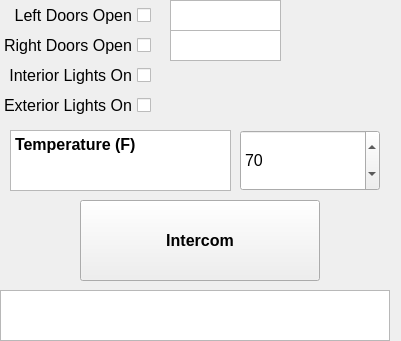
  <widget class="QWidget" name="trainStatus" native="true">
   <property name="geometry">
    <rect>
     <x>470</x>
     <y>30</y>
     <width>401</width>
     <height>341</height>
    </rect>
   </property>
   <widget class="QCheckBox" name="rightDoors">
    <property name="geometry">
     <rect>
      <x>0</x>
      <y>30</y>
      <width>151</width>
      <height>31</height>
     </rect>
    </property>
    <property name="font">
     <font>
      <pointsize>12</pointsize>
     </font>
    </property>
    <property name="layoutDirection">
     <enum>Qt::RightToLeft</enum>
    </property>
    <property name="text">
     <string>Right Doors Open</string>
    </property>
   </widget>
   <widget class="QCheckBox" name="leftDoors">
    <property name="geometry">
     <rect>
      <x>0</x>
      <y>0</y>
      <width>151</width>
      <height>31</height>
     </rect>
    </property>
    <property name="font">
     <font>
      <pointsize>12</pointsize>
     </font>
    </property>
    <property name="layoutDirection">
     <enum>Qt::RightToLeft</enum>
    </property>
    <property name="text">
     <string>Left Doors Open</string>
    </property>
   </widget>
   <widget class="QCheckBox" name="interiorLights">
    <property name="geometry">
     <rect>
      <x>0</x>
      <y>60</y>
      <width>151</width>
      <height>31</height>
     </rect>
    </property>
    <property name="font">
     <font>
      <pointsize>12</pointsize>
     </font>
    </property>
    <property name="layoutDirection">
     <enum>Qt::RightToLeft</enum>
    </property>
    <property name="text">
     <string>Interior Lights On</string>
    </property>
   </widget>
   <widget class="QCheckBox" name="exteriorLights">
    <property name="geometry">
     <rect>
      <x>0</x>
      <y>90</y>
      <width>151</width>
      <height>31</height>
     </rect>
    </property>
    <property name="font">
     <font>
      <pointsize>12</pointsize>
     </font>
    </property>
    <property name="layoutDirection">
     <enum>Qt::RightToLeft</enum>
    </property>
    <property name="text">
     <string>Exterior Lights On</string>
    </property>
    <property name="iconSize">
     <size>
      <width>16</width>
      <height>16</height>
     </size>
    </property>
   </widget>
   <widget class="QSpinBox" name="temperature">
    <property name="geometry">
     <rect>
      <x>240</x>
      <y>130</y>
      <width>140</width>
      <height>61</height>
     </rect>
    </property>
    <property name="font">
     <font>
      <pointsize>12</pointsize>
      <underline>false</underline>
     </font>
    </property>
    <property name="specialValueText">
     <string/>
    </property>
    <property name="minimum">
     <number>60</number>
    </property>
    <property name="maximum">
     <number>80</number>
    </property>
    <property name="value">
     <number>70</number>
    </property>
   </widget>
   <widget class="QTextBrowser" name="textBrowser_4">
    <property name="geometry">
     <rect>
      <x>10</x>
      <y>130</y>
      <width>221</width>
      <height>61</height>
     </rect>
    </property>
    <property name="html">
     <string>&lt;!DOCTYPE HTML PUBLIC &quot;-//W3C//DTD HTML 4.0//EN&quot; &quot;http://www.w3.org/TR/REC-html40/strict.dtd&quot;&gt;
&lt;html&gt;&lt;head&gt;&lt;meta name=&quot;qrichtext&quot; content=&quot;1&quot; /&gt;&lt;style type=&quot;text/css&quot;&gt;
p, li { white-space: pre-wrap; }
&lt;/style&gt;&lt;/head&gt;&lt;body style=&quot; font-family:'MS Shell Dlg 2'; font-size:8.25pt; font-weight:400; font-style:normal;&quot;&gt;
&lt;p style=&quot; margin-top:0px; margin-bottom:0px; margin-left:0px; margin-right:0px; -qt-block-indent:0; text-indent:0px;&quot;&gt;&lt;span style=&quot; font-size:12pt; font-weight:600;&quot;&gt;Temperature (F)&lt;/span&gt;&lt;/p&gt;&lt;/body&gt;&lt;/html&gt;</string>
    </property>
   </widget>
   <widget class="QPushButton" name="intercom">
    <property name="geometry">
     <rect>
      <x>80</x>
      <y>200</y>
      <width>240</width>
      <height>81</height>
     </rect>
    </property>
    <property name="font">
     <font>
      <pointsize>12</pointsize>
      <weight>75</weight>
      <bold>true</bold>
     </font>
    </property>
    <property name="text">
     <string>Intercom</string>
    </property>
   </widget>
   <widget class="QTextBrowser" name="announcementDisplay">
    <property name="geometry">
     <rect>
      <x>0</x>
      <y>290</y>
      <width>390</width>
      <height>51</height>
     </rect>
    </property>
   </widget>
   <widget class="QTextBrowser" name="leftDoorsStatus">
    <property name="geometry">
     <rect>
      <x>170</x>
      <y>0</y>
      <width>111</width>
      <height>31</height>
     </rect>
    </property>
   </widget>
   <widget class="QTextBrowser" name="rightDoorsStatus">
    <property name="geometry">
     <rect>
      <x>170</x>
      <y>30</y>
      <width>111</width>
      <height>31</height>
     </rect>
    </property>
   </widget>
  </widget>
